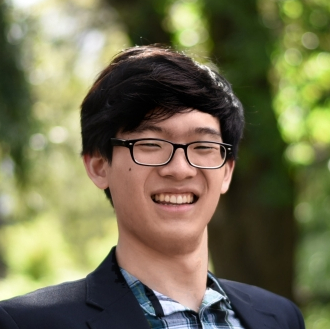
#> input picture Projects/image_tilt/aj_face.jpeg, 330 x 329 px
$ jupyter execute --allow-errors 'Image Tilt Notebook.ipynb'   (shell and % lines are left out)
#> lines starting #> are read from the running program, lines starting #| are printed output that depends on the picture
# 0: Task and Tools

The goal is to code the rotation of an image by 30 degrees using a rotation matrix.

We'll use _PIL_ for importing images, _math_ for sin/cos, _numpy_ for linear algebra, and _imshow_ to display our images in the notebook.

[cell 1]
from PIL import Image
import math
import numpy as np
from matplotlib.pyplot import imshow

# 1: Transforming our image (rgb tensor) to cartesian coordinates mapped to rgb values.

First we load in our image:

[cell 2]
original = Image.open('aj_face.jpeg')
#> original is the input picture: PIL image 330x329 RGB; mean R, G, B 114.4, 111.5, 79.9
image_tensor = np.asarray(original)
imshow(image_tensor)

As we can see below, the image loads as a numpy ndarray with 329 rows, 330 columns, and 3 depths. That's 329 in _width_, 330 pixels in _height_, and 3 rgb values in _Depth_. At this point, the coordinate information for each rgb is stored implicitly. We want to extract the coordinates explicitly so we can perform a rotation upon each.

[cell 3]
type(image_tensor), image_tensor.shape, image_tensor.dtype

To do this, I'm going to flatten our numpy array, so that it's a long list of aggregated rgb values. That way I can attach coordinates to each later.

[cell 4]
w = image_tensor.shape[0]
#> w = 329
h = image_tensor.shape[1]
#> h = 330
D = image_tensor.shape[2] # D is capital to indicate it as a constant. we won't be modifying D
#> D = 3

flattened_pixels = image_tensor.reshape((w * h, D)) # directly from np.array(im.getdata()) also works
flattened_pixels, flattened_pixels.shape, flattened_pixels.dtype

To attach the coordinates correctly, let's make sure we understand how the reshaping works. From the original tensor of rgb values, we'll select the first 5 rgb groups along the y axis at the first x. By comparing to the flattened output above, we know the flattening goes by columns.

[cell 5]
image_tensor[0,:5,:]
#> Out = [[87, 90, 59], [93, 98, 66], [100, 105, 73], [115, 122, 91], [131, 140, 109]]

Now that we know the order in which the pixels flattened, we can appropriately map each pixel's coordinate as a vector to its rgb value.  We also translate our coordinates so that the origin is at the center of the image.

[cell 6]
# create a bunch of x,y vectors
dx = int(w/2)
#> dx = 164
dy = int(h/2)
#> dy = 165
coordinate_generator = (np.array([x - dx, y - dy]) for x in range(w) for y in range(h))
coordinates_and_rgb = list(zip(coordinate_generator, flattened_pixels)) # take out the list later
#> coordinates_and_rgb = 108570 items
print('Transformed output, formatted (coordinate, rgb):')
coordinates_and_rgb[:5]
#> Out = [([-164, -165], [87, 90, 59]), ([-164, -164], [93, 98, 66]), ([-164, -163], [100, 105, 73]), ([-164, -162], [115, 122, 91]), ([-164, -161], [131, 140, 109])]

Before going further, I'll write a function to transform our mapped data structure back to the original, so we know it works as intended.

[cell 7]
def points_to_tensor(points, shape):
#> called with shape = (329, 330, 3)
    tensor = np.zeros(shape, np.uint8)
    dx = shape[0] / 2
    dy = shape[1] / 2
    for point in points:
        (x, y), rgb = point # might be something wonky with row/col
        # add back half the width and height to center the image
        x, y = int(x + dx), int(y + dy)
        tensor[x][y] = rgb
#> this loop made 108570 passes
#> point on passes 1 to 3: ([-164, -165], [87, 90, 59]), ([-164, -164], [93, 98, 66]), ([-164, -163], [100, 105, 73])
        #print(f'Row: {row}. Col: {col}')
    return tensor

[cell 8]
should_go_back = points_to_tensor(coordinates_and_rgb, image_tensor.shape)
print(f'Original shape: {image_tensor.shape}. Return shape: {should_go_back.shape}')
#| Original shape: (329, 330, 3). Return shape: (329, 330, 3)
print(f'Original first 5:\n{image_tensor[0,:5,:]} \nReturn first 5:\n{should_go_back[0,:5,:]}')
#| Original first 5:
#| [[ 87  90  59]
#|  [ 93  98  66]
#|  [100 105  73]
#|  [115 122  91]
#|  [131 140 109]]
#| Return first 5:
#| [[ 87  90  59]
#|  [ 93  98  66]
#|  [100 105  73]
#|  [115 122  91]
#|  [131 140 109]]
imshow(Image.fromarray(should_go_back, 'RGB'))

Great! We get back the original. Now we can start rotating points.

# 2: Applying the rotation

First we need to define a function to get a rotation matrix for a specified angle.

[cell 9]
def make_rotation_matrix(degree):
    " Return a rotation matrix that rotates by the given angle in degrees "
    theta = math.radians(degree)
    return np.array([
        [math.cos(theta), -math.sin(theta)],
        [math.sin(theta), math.cos(theta)]
    ])

Let's test this by creating a rotation matrix for 30 degrees counterclockwise.

[cell 10]
# make sure rotation 30 degrees is accurate
rotate_30_test = make_rotation_matrix(30)
rotate_30_test # we won't use this variable again

Now we can apply the matrix transformation to each of the coordinates.

[cell 11]
def rotate_func(degrees):
    """
    Returns a rotation function that can be used with map.
    """
    rotation_matrix = make_rotation_matrix(degrees)
    def rotate(point):
        "Applies the rotation transformation"
#> called with point = ([-164, -165], [87, 90, 59])
        location, rgb = point
#> location = [-164, -165]; rgb = [87, 90, 59]
        new_location = rotation_matrix.dot(location)
#> new_location = [-59.53, -224.9]
        return (new_location, rgb)
    return rotate


#> (the rest of this cell did not finish here and is left out)

rotated_points[:5]

Get the min and max x and y values, so we know how big to make the tensor that will hold our rotated points.

#> (a cell that did not finish here is left out)

Our image dimensions grew. That's to be expected, as rotating moves the corners farther up and out.

Iterate through our rotated points, and use their location to place them at the appropriate index in the target tensor.

#> (a cell that did not finish here is left out)

Make an image from the tensor and see what we get!

[cell 14]
img = w
#> img = 329
#> (the rest of this cell did not finish here and is left out)

We'll perform a true rotation using a built in function to check.

[cell 15]
true_rotate = original.rotate(30)
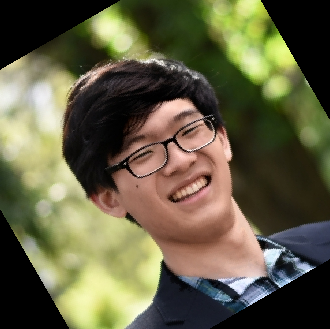
#> true_rotate: PIL image 330x329 RGB; mean R, G, B 98.9, 94.6, 67.9
imshow(true_rotate)


$ run again, with Projects/image_tilt/tilted.png saved as Projects/image_tilt/aj_face.jpeg
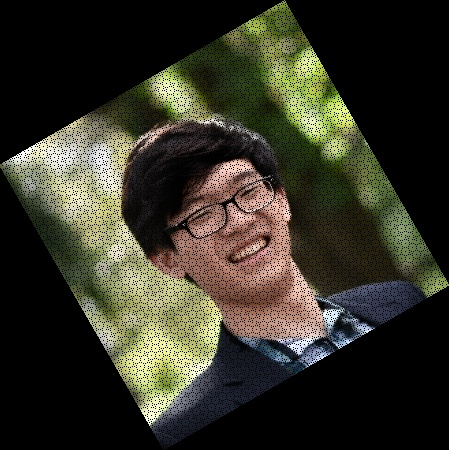
#> input picture Projects/image_tilt/tilted.png, 449 x 450 px
#> original is the input picture: PIL image 449x450 RGB; mean R, G, B 53.5, 52.2, 39.2
#> `image_tensor[0,:5,:]`: Out = [[0, 0, 0], [0, 0, 0], [0, 0, 0], [0, 0, 0], [0, 0, 0]]
#> coordinates_and_rgb = 202050 items
#> `coordinates_and_rgb[:5]`: Out = [([-225, -224], [0, 0, 0]), ([-225, -223], [0, 0, 0]), ([-225, -222], [0, 0, 0]), ([-225, -221], [0, 0, 0]), ([-225, -220], [0, 0, 0])]
#> the loop in points_to_tensor, `for point in points:` made 202050 passes
#> point on passes 1 to 3: ([-225, -224], [0, 0, 0]), ([-225, -223], [0, 0, 0]), ([-225, -222], [0, 0, 0])
#| Original shape: (450, 449, 3). Return shape: (450, 449, 3)
#| Original first 5:
#| [[0 0 0]
#|  [0 0 0]
#|  [0 0 0]
#|  [0 0 0]
#|  [0 0 0]]
#> (further printed lines are left out)
#> in rotate, `location, rgb = point`: location = [-225, -224]; rgb = [0, 0, 0]
#> new_location = [-82.86, -306.5]
#> img = 450
#> `true_rotate = original.rotate(30)`:
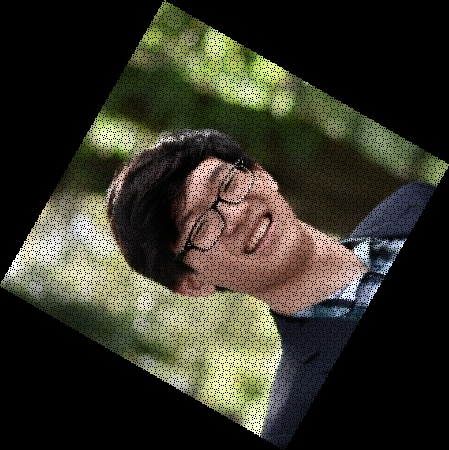
#> true_rotate: PIL image 449x450 RGB; mean R, G, B 53.5, 52.1, 39.2
